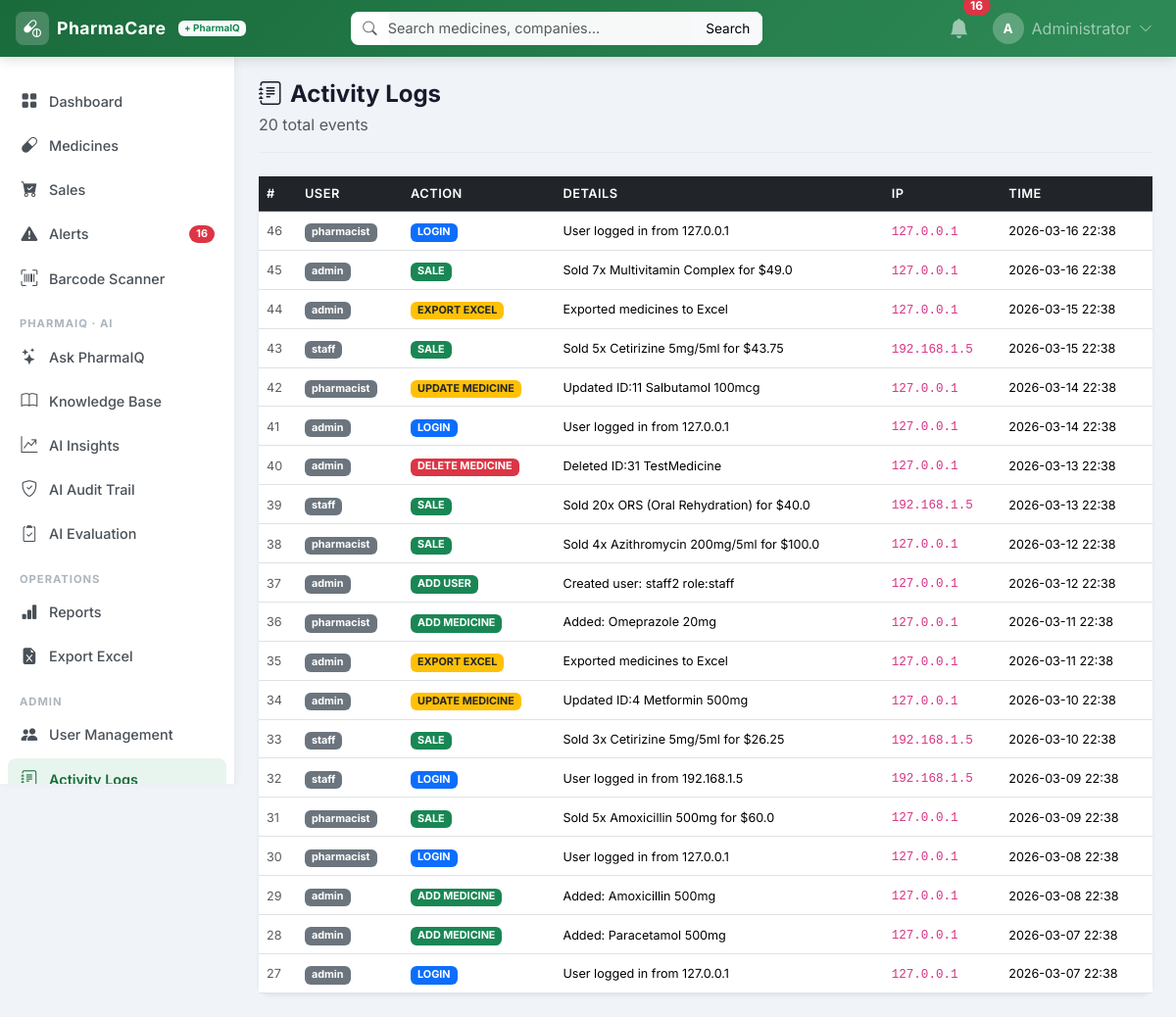
Screenshot of /logs (signed in) with the database file from the repository.
### tables this page shows
CREATE TABLE activity_logs (
        id         INTEGER PRIMARY KEY AUTOINCREMENT,
        user_id    INTEGER,
        username   TEXT,
        action     TEXT,
        details    TEXT,
        ip_address TEXT,
        created_at TEXT DEFAULT (datetime('now'))
    );

### app.py (the view)
@app.route("/logs")
@login_required
@roles_required("admin")
def logs():
    page   = max(1, int(request.args.get("page", 1)))
    per    = 20
    offset = (page - 1) * per
    total  = query_db("SELECT COUNT(*) as c FROM activity_logs", one=True)["c"]
    all_logs = query_db(
        "SELECT * FROM activity_logs ORDER BY id DESC LIMIT ? OFFSET ?", (per, offset))
    pages = (total + per - 1) // per
    return render_template("logs.html", logs=all_logs, page=page, pages=pages, total=total)

### app.py (called while the page is built)
def get_db():
    db = getattr(g, "_database", None)
    if db is None:
        db = g._database = sqlite3.connect(DATABASE)
        db.row_factory = sqlite3.Row
        db.execute("PRAGMA journal_mode=WAL")
    return db

@app.teardown_appcontext
def close_connection(exception):
    db = getattr(g, "_database", None)
    if db is not None:
        db.close()

def query_db(sql, args=(), one=False, commit=False):
    db = get_db()
    cur = db.execute(sql, args)
    if commit:
        db.commit()
        return cur.lastrowid
    rv = cur.fetchall()
    return (rv[0] if rv else None) if one else rv

def login_required(f):
    @wraps(f)
    def decorated(*args, **kwargs):
        if "user_id" not in session:
            flash("Please login first.", "warning")
            return redirect(url_for("login"))
        return f(*args, **kwargs)
    return decorated

def roles_required(*roles):
    def decorator(f):
        @wraps(f)
        def decorated(*args, **kwargs):
            if "user_id" not in session:
                flash("Please login first.", "warning")
                return redirect(url_for("login"))
            if session.get("role") not in roles:
                flash("Access denied. Insufficient permissions.", "danger")
                return redirect(url_for("dashboard"))
            return f(*args, **kwargs)
        return decorated
    return decorator

@app.context_processor
def inject_alerts():
    if "user_id" in session:
        today     = date.today()
        warn_date = today + timedelta(days=EXPIRY_WARN_DAYS)
        exp_count = query_db(
            "SELECT COUNT(*) as c FROM medicines WHERE exp_date IS NOT NULL AND exp_date != '' AND exp_date <= ?",
            (warn_date.isoformat(),), one=True)["c"]
        ls_count  = query_db(
            "SELECT COUNT(*) as c FROM medicines WHERE product_qty <= ?",
            (LOW_STOCK_THRESHOLD,), one=True)["c"]
        return dict(nav_expiring=exp_count, nav_low_stock=ls_count)
    return dict(nav_expiring=0, nav_low_stock=0)

### pharmaiq/routes.py (called while the page is built)
def csrf_token():
    if "ai_csrf" not in session:
        session["ai_csrf"] = secrets.token_urlsafe(24)
    return session["ai_csrf"]

@bp.app_context_processor
def _inject():
    return {"csrf_token": csrf_token}

### templates/logs.html (shortened to what this page needs)
{% extends "base.html" %}
{% block content %}
<div class="page-header">
  <h4 class="page-title"><i class="bi bi-journal-text me-2"></i>Activity Logs</h4>
  <p class="text-muted mb-0">{{ total }} total events</p>
</div>
<div class="card border-0 shadow-sm">
  <div class="table-responsive">
    <table class="table table-hover align-middle mb-0">
      <thead class="table-dark"><tr>
        <th>#</th><th>User</th><th>Action</th><th>Details</th><th>IP</th><th>Time</th>
      </tr></thead>
      <tbody>
      {% for log in logs %}
      <tr>
        <td><small class="text-muted">{{ log['id'] }}</small></td>
        <td><span class="badge bg-secondary">{{ log['username'] }}</span></td>
        <td>
          <span class="badge
            {% if 'DELETE' in log['action'] %}bg-danger
            {% elif 'ADD' in log['action'] or 'SALE' in log['action'] %}bg-success
            {% elif 'UPDATE' in log['action'] or 'EXPORT' in log['action'] %}bg-warning text-dark
            {% elif 'LOGIN' in log['action'] %}bg-primary
            {% elif 'LOGOUT' in log['action'] %}bg-secondary
            {% else %}bg-info{% endif %}">
            {{ log['action']|replace('_',' ') }}
          </span>
        </td>
        <td><small>{{ log['details'] or '—' }}</small></td>
        <td><code class="small">{{ log['ip_address'] }}</code></td>
        <td><small>{{ log['created_at'][:16] }}</small></td>
      </tr>
      {% else %}
      <tr><td colspan="6" class="text-center py-5 text-muted">No activity logs yet</td></tr>
      {% endfor %}
      </tbody>
    </table>
  </div>
</div>
{% endblock %}

### static/css/style.css (style rules this page uses)
:root { --sidebar-width: 240px; --navbar-height: 58px; --primary: #1a6b3c; --primary-dark: #145530; }
* { box-sizing: border-box; }
body { font-family: 'Inter', sans-serif; background: #f0f4f8; color: #212529; }
.page-header { margin-bottom: 1.5rem; padding-bottom: 1rem; border-bottom: 1px solid #e8ecf0; }
.page-title { font-weight: 700; color: #1a1a2e; margin-bottom: 0.25rem; }
.table th { font-size: 0.8rem; text-transform: uppercase; letter-spacing: 0.5px; font-weight: 600; }
.table td { font-size: 0.9rem; vertical-align: middle; }
.card { border-radius: 12px !important; }

### rows the page displays
activity_logs: id "46", username "pharmacist", action "LOGIN", details "User logged in from 127.0.0.1", ip_address "127.0.0.1", created_at "2026-03-16 22:38"
activity_logs: id "45", username "admin", action "SALE", details "Sold 7x Multivitamin Complex for $49.0", ip_address "127.0.0.1", created_at "2026-03-16 22:38"
activity_logs: id "44", username "admin", action "EXPORT EXCEL", details "Exported medicines to Excel", ip_address "127.0.0.1", created_at "2026-03-15 22:38"
activity_logs: id "43", username "staff", action "SALE", details "Sold 5x Cetirizine 5mg/5ml for $43.75", ip_address "192.168.1.5", created_at "2026-03-15 22:38"
activity_logs: id "42", username "pharmacist", action "UPDATE MEDICINE", details "Updated ID:11 Salbutamol 100mcg", ip_address "127.0.0.1", created_at "2026-03-14 22:38"
activity_logs: id "41", username "admin", action "LOGIN", details "User logged in from 127.0.0.1", ip_address "127.0.0.1", created_at "2026-03-14 22:38"
activity_logs: id "40", username "admin", action "DELETE MEDICINE", details "Deleted ID:31 TestMedicine", ip_address "127.0.0.1", created_at "2026-03-13 22:38"
activity_logs: id "39", username "staff", action "SALE", details "Sold 20x ORS (Oral Rehydration) for $40.0", ip_address "192.168.1.5", created_at "2026-03-13 22:38"
activity_logs: id "38", username "pharmacist", action "SALE", details "Sold 4x Azithromycin 200mg/5ml for $100.0", ip_address "127.0.0.1", created_at "2026-03-12 22:38"
activity_logs: id "37", username "admin", action "ADD USER", details "Created user: staff2 role:staff", ip_address "127.0.0.1", created_at "2026-03-12 22:38"
activity_logs: id "36", username "pharmacist", action "ADD MEDICINE", details "Added: Omeprazole 20mg", ip_address "127.0.0.1", created_at "2026-03-11 22:38"
activity_logs: id "35", username "admin", action "EXPORT EXCEL", details "Exported medicines to Excel", ip_address "127.0.0.1", created_at "2026-03-11 22:38"
activity_logs: id "34", username "admin", action "UPDATE MEDICINE", details "Updated ID:4 Metformin 500mg", ip_address "127.0.0.1", created_at "2026-03-10 22:38"
activity_logs: id "33", username "staff", action "SALE", details "Sold 3x Cetirizine 5mg/5ml for $26.25", ip_address "192.168.1.5", created_at "2026-03-10 22:38"
activity_logs: id "32", username "staff", action "LOGIN", details "User logged in from 192.168.1.5", ip_address "192.168.1.5", created_at "2026-03-09 22:38"
activity_logs: id "31", username "pharmacist", action "SALE", details "Sold 5x Amoxicillin 500mg for $60.0", ip_address "127.0.0.1", created_at "2026-03-09 22:38"
activity_logs: id "30", username "pharmacist", action "LOGIN", details "User logged in from 127.0.0.1", ip_address "127.0.0.1", created_at "2026-03-08 22:38"
activity_logs: id "29", username "admin", action "ADD MEDICINE", details "Added: Amoxicillin 500mg", ip_address "127.0.0.1", created_at "2026-03-08 22:38"
activity_logs: id "28", username "admin", action "ADD MEDICINE", details "Added: Paracetamol 500mg", ip_address "127.0.0.1", created_at "2026-03-07 22:38"
activity_logs: id "27", username "admin", action "LOGIN", details "User logged in from 127.0.0.1", ip_address "127.0.0.1", created_at "2026-03-07 22:38"

### other values shown
{{ nav_expiring + nav_low_stock }} "16"
{{ (session.full_name or session.username)[0]|upper }} "A"
{{ session.full_name or session.username }} "Administrator"
{{ total }} "20"
